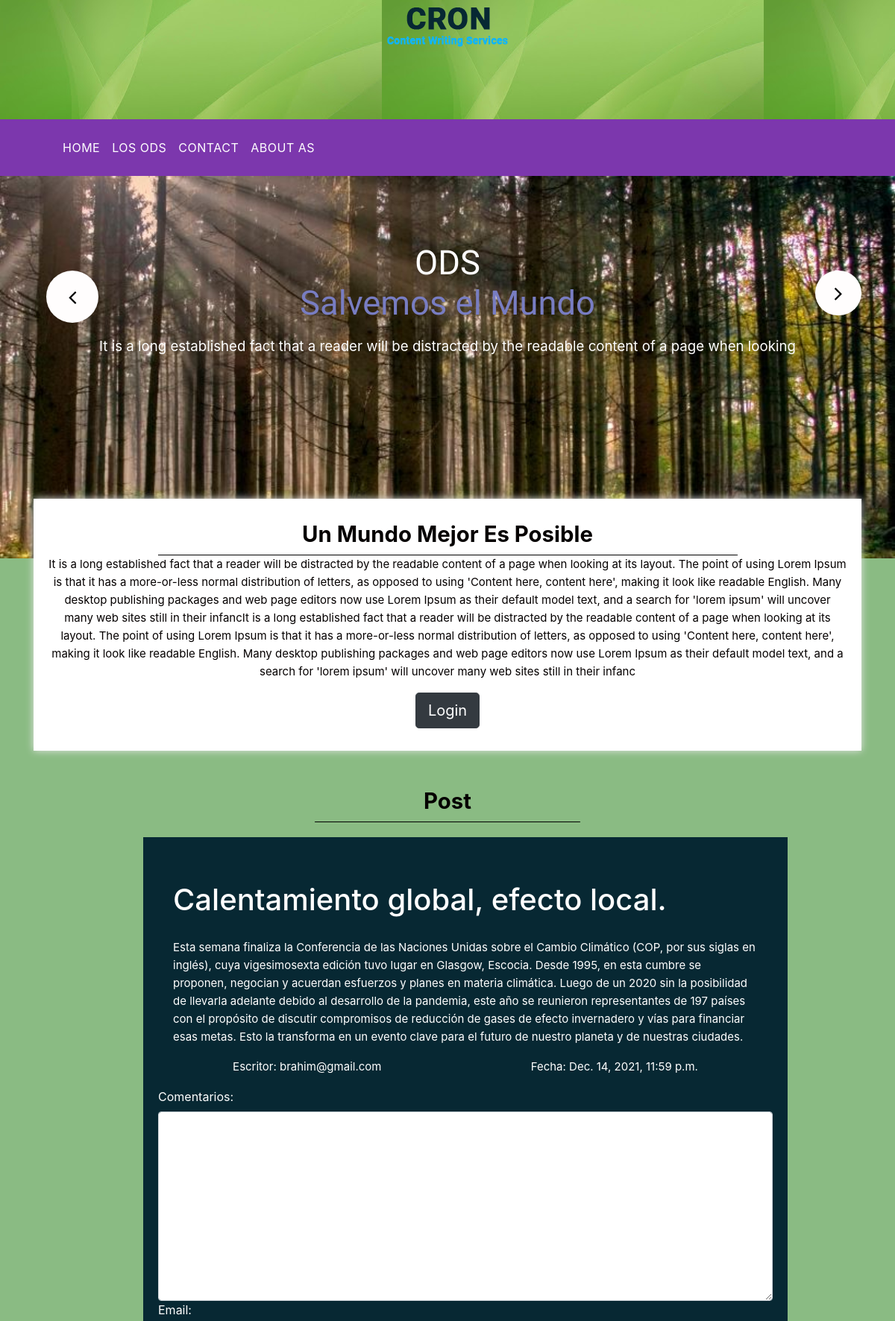
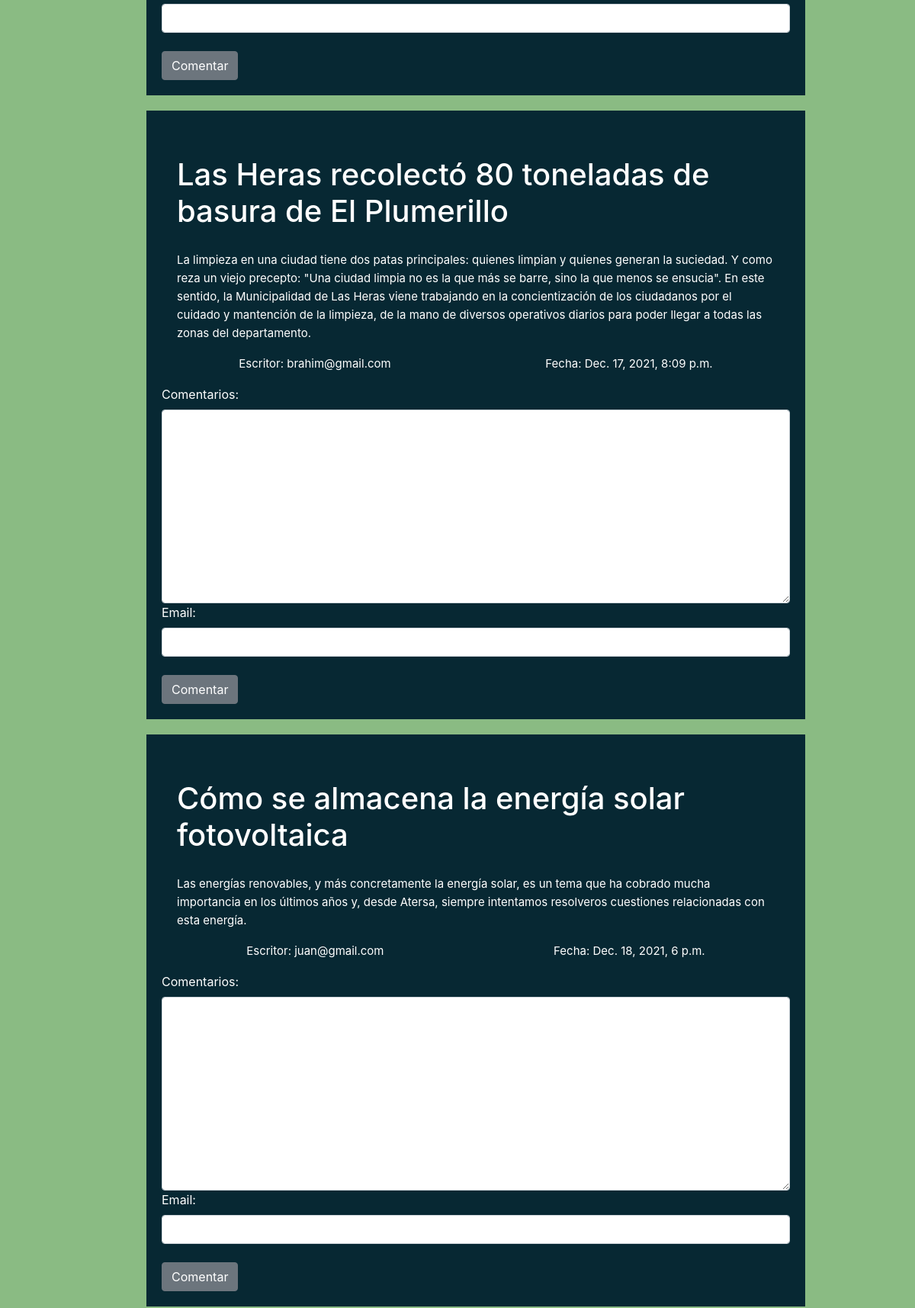
The page / (upper part) on the database its author committed (2 pictures, top to bottom).
### post/models.py (models this page shows, shortened)
class Post(models.Model):
    title = models.CharField(max_length=500)
    content = models.CharField(max_length=1500)
    created = models.DateTimeField(default=timezone.now)
    active = models.BooleanField(default=True)
    category_id = models.ForeignKey(Category, on_delete=models.CASCADE)
    user_id = models.ForeignKey(User, on_delete=models.CASCADE)

### post/views.py (the view)
# urls.py: path('', postViews.allPost, name='home'),
def allPost(request):
    result = Post.objects.all()
    context = {
        'data':result
    }
    if request.user.id is None:
        context['form'] = CommentForm()
    else:
        context['form'] = CommentForm(instance=request.user)
    return render(request, 'home.html', context)

### comments/forms.py
class CommentForm(forms.ModelForm):
    class Meta:
        model = Comments
        fields = ['comment', 'email','post_id']
        widgets ={
            'comment':widgets.Textarea(attrs={'class':'form-control', 'width':'40px'}),
            'email':widgets.EmailInput(attrs={'class':'form-control', 'requerid':True}),
            'post_id':widgets.HiddenInput()
        }
        labels = {
            'comment': _('Comentarios'),
        }

### templates/home.html (shortened to what this page needs)
{% extends 'base.html' %}
{% load static %}
{% block content %}
<div class="banner-main">
    <div class="container">
        <div id="main_slider" class="carousel slide" data-ride="carousel">
            <div class="carousel-inner">
                <div class="carousel-item active">
                    <div class="titlepage-h1">
                        <h1 class="bnner_title">ODS<br>
                            <span style="color: #787dc2">Salvemos el Mundo</span>
                        </h1>
                        <p class="long_text">It is a long established fact that a reader will be distracted by the
                            readable content of a page when looking </p>
                    </div>
                </div>
            </div>
            <a class="carousel-control-prev" href="#main_slider" role="button" data-slide="prev">
                <i class="fa fa-angle-left"></i>
            </a>
            <a class="carousel-control-next" href="#main_slider" role="button" data-slide="prev">
                <i class="fa fa-angle-right"></i>
            </a>
        </div>
    </div>
</div>
<div class="services_main">
    <div class="container">
        <div class="creative_taital">
            <h1 class="creative_text">Un Mundo Mejor Es Posible</h1>
            <p style="color: #050000; text-align: center;">It is a long established fact that a reader will be
                distracted by the readable content of a page when looking at its layout. The point of using Lorem Ipsum
                is that it has a more-or-less normal distribution of letters, as opposed to using 'Content here, content
                here', making it look like readable English. Many desktop publishing packages and web page editors now
                use Lorem Ipsum as their default model text, and a search for 'lorem ipsum' will uncover many web sites
                still in their infancIt is a long established fact that a reader will be distracted by the readable
                content of a page when looking at its layout. The point of using Lorem Ipsum is that it has a
                more-or-less normal distribution of letters, as opposed to using 'Content here, content here', making it
                look like readable English. Many desktop publishing packages and web page editors now use Lorem Ipsum as
                their default model text, and a search for 'lorem ipsum' will uncover many web sites still in their
                infanc</p>
            <div class="btn_main">
                <a type="button" href="{% url 'login' %}" class="btn btn-dark btn-lg">Login</a>
            </div>
        </div>
        <div class="section_service_2">
            <h1 class="service_text">Post</h1>
        </div>
        <div class="service_main">
            <div class="row d-flex justify-content-center">
                <div class="card-content">
                    {% for i in data %}
                    <div class="written_text ml-5">
                        <h1 class="written_text">{{i.title}}</h1>
                        <p>{{i.content}}</p>
                        <div class="seccion1-container">
                            <p>Escritor: {{i.user_id}}</p>
                            <p>Fecha: {{i.created}}</p>
                        </div>
                        <div class="d-flex flex-column">
                            <form action="{% url 'saveComment' %}" method="POST">{% csrf_token %}
                                {{form}}
                                <button type="submit" class="btn btn-secondary mt-4">Comentar</button>
                            </form>
                        </div>
                    </div>
                    {% endfor %}
                </div>
            </div>
        </div>
    </div>
</div>
    {% endblock content %}

### static/css/style.css (style rules this page uses)
* { box-sizing: border-box !important; transition: ease all 0.5s; }
html { scroll-behavior: smooth; }
body { color: #666666; font-size: 14px; font-family: 'Raleway', sans-serif;; line-height: 1.80857; font-weight: normal; overflow-x: hidden; }
a { color: #1f1f1f; text-decoration: none !important; outline: none !important; -webkit-transition: all .3s ease-in-out; -moz-transition: all .3s ease-in-out; -ms-transition: all .3s ease-in-out; -o-transition: all .3s ease-in-out; transition: all .3s ease-in-out; }
h1, h2, h3, h4, h5, h6 { letter-spacing: 0; font-weight: normal; position: relative; padding: 0 0 10px 0; font-weight: normal; line-height: normal; color: #111111; margin: 0 }
h1 { font-size: 24px }
*, *::after, *::before { -webkit-box-sizing: border-box; -moz-box-sizing: border-box; box-sizing: border-box; }
p { margin: 20px; font-weight: 400; font-size: 15px; line-height: 24px; }
a { color: #ffffff; text-decoration: none; outline: none !important; }
.titlepage-h1 { width: 100%; float: left; margin: 0 auto; text-align: center; }
.bnner_title { font-size: 46pt; color: #ffffff; padding-top: 70px; font-family: 'Raleway', sans-serif;; }
.long_text { font-size: 14pt; color: #ffffff; padding-bottom: 30px; }
.btn_main { width: 40%; display: block; margin: 0 auto; text-align: center; }
.creative_taital { width: 100%; float: left; background-color: #ffffff; height: auto; padding-bottom: 30px; padding-top: 30px; box-shadow: 0px 0px 10px 0px; color: #e7e7e7; margin-top: -110px; margin-bottom: 50px; }
.creative_text { color: #050000; font-size: 22pt; text-align: center; border-bottom: 1px solid #000; width: 46%; margin: 0 auto; text-align: center; font-weight: bold; }
.section_service_2 { width: 100%; float: left; }
.service_text { color: #050000; font-size: 22pt; text-align: center; border-bottom: 1px solid #000; width: 22%; margin: 0 auto; font-weight: bold; }
.written_text { width: 100%; float: left; color: #ffffff; margin-top: 20px; }
.form-control { display: block; width: 100%; padding: .375rem .75rem; font-size: 1rem; line-height: 1.5; color: #495057; background-color: #072833; background-clip: padding-box; border: 1px solid #072833; border-radius: 0px; border: 0px; }
#main_slider a.carousel-control-prev { position: absolute; left: 82px; bottom: 10px; top: inherit; }
#main_slider a.carousel-control-prev { position: absolute; top: 40% !important; left: 17px !important; width: 70px; height: 70px; border-radius: 35px; }
#main_slider .carousel-control-prev, #main_slider .carousel-control-next { width: 62px; height: 60px; background: #fffdfd; opacity: 1; font-size: 30px; color: #000; }
#main_slider .carousel-control-prev, #main_slider .carousel-control-next { width: 62px; height: 60px; background: #fffdfd; opacity: 1; font-size: 30px; color: #000; border-radius: 35px; top: 40% !important; }

### static/css/responsive.css (style rules this page uses)
.banner-main { padding-bottom: 120px; }
.creative_text { width: 70%; }
.service_text { width: 32%; }
.bnner_title { font-size: 34pt; }

### rows shown on the page
Post: title "Calentamiento global, efecto local.", content "Esta semana finaliza la Conferencia de las Naciones Unidas sobre el Cambio Climático (COP, por sus siglas en inglés), cuya vigesimosexta edición tuvo lugar en Glasgow, Escocia. Desde 1995, en esta cumbre se proponen, negocian y acuerdan esfuerzos y planes en materia climática. Luego de un 2020 sin la posibilidad de llevarla adelante debido al desarrollo de la pandemia, este año se reunieron representantes de 197 países con el propósito de discutir compromisos de reducción de gases de efecto invernadero y vías para financiar esas metas. Esto la transforma en un evento clave para el futuro de nuestro planeta y de nuestras ciudades.", user_id "brahim@gmail.com", created "Dec. 14, 2021, 11:59 p.m."
Post: title "Las Heras recolectó 80 toneladas de basura de El Plumerillo", content "La limpieza en una ciudad tiene dos patas principales: quienes limpian y quienes generan la suciedad. Y como reza un viejo precepto: \"Una ciudad limpia no es la que más se barre, sino la que menos se ensucia\". En este sentido, la Municipalidad de Las Heras viene trabajando en la concientización de los ciudadanos por el cuidado y mantención de la limpieza, de la mano de diversos operativos diarios para poder llegar a todas las zonas del departamento.", user_id "brahim@gmail.com", created "Dec. 17, 2021, 8:09 p.m."
Post: title "Cómo se almacena la energía solar fotovoltaica", content "Las energías renovables, y más concretamente la energía solar, es un tema que ha cobrado mucha importancia en los últimos años y, desde Atersa, siempre intentamos resolveros cuestiones relacionadas con esta energía.", user_id "juan@gmail.com", created "Dec. 18, 2021, 6 p.m."
